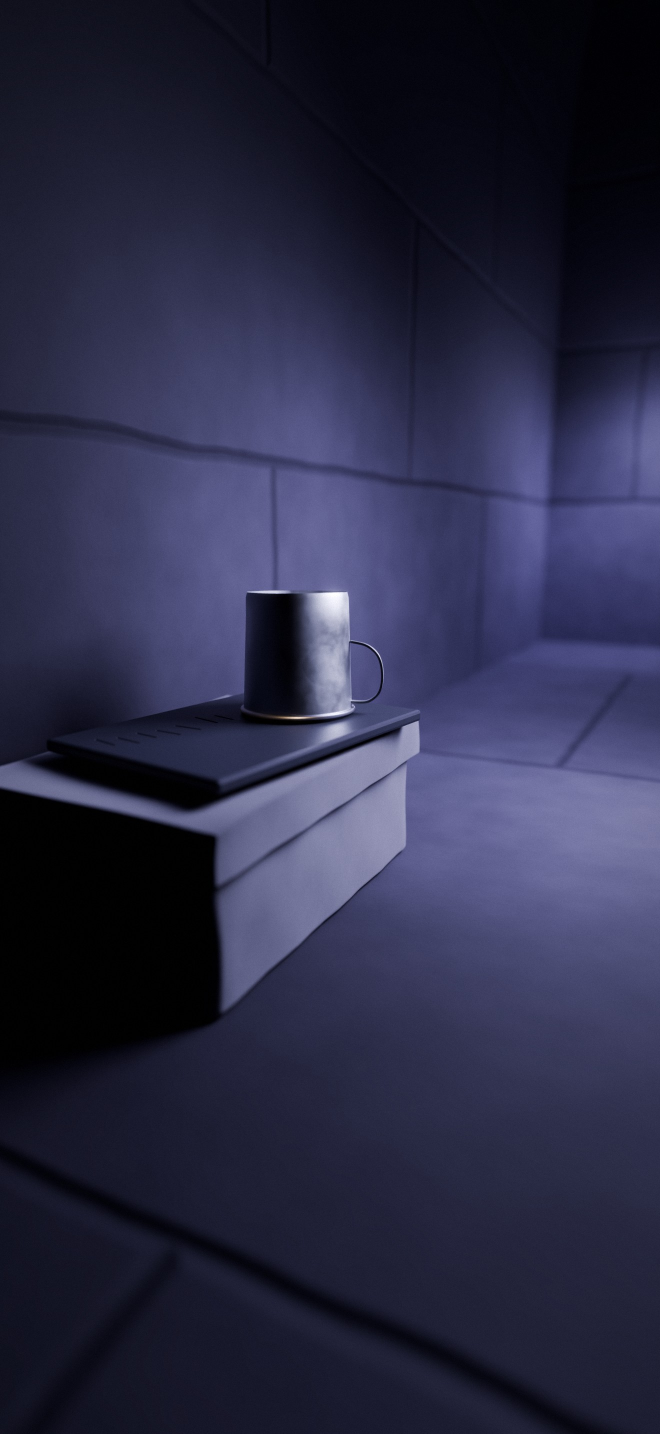
#> input picture app/paint/blender/img/pt-pl-w2-box-by-the-cot.jpg, 1320 x 2868 px (shown at 1/2 size)
$ python -i finish.py   (imports and definitions only)
#> lines starting #> are read from the running program, lines starting #| are printed output that depends on the picture
#!/usr/bin/env python3
"""A shared finishing pass for baked paintings (experiment): bring a flat kit bake toward the approved
Lamp Hall's hand without moving anything, so every look-at stays where it is and reads the same.

    python3 paint/tools/finish.py <out-dir> <bake.webp> ...   (needs pillow, numpy, scipy)

Writes <out-dir>/<id>.webp (+ .jpg to look at) and copies <id>.json beside it for check.mjs.
Steps: a tone curve that lifts the brightest values toward the hall's (the look-at stays the brightest),
a split grade (violet shadows, a little gold in the lights, as the hall), a painterly smoothing
(Kuwahara) that turns flat CG gradients into strokes, a highlight glow, a soft paper/brush texture,
grain and a vignette. Every step keeps the order of values, so nothing new becomes the brightest thing.
"""
import json, os, shutil, sys
import numpy as np
from PIL import Image
from scipy.ndimage import uniform_filter, gaussian_filter

HALL_P50, HALL_TOP = 36., 196.     # the hall's median and near-top luminance (pt-b-1.A)


def kuwahara(a, r):
    """Edge-keeping painterly smoothing: each pixel takes the calmest of four quadrant means."""
    k = r + 1
    L = a @ [.299, .587, .114]
    m = np.stack([uniform_filter(a[..., c], k) for c in range(3)], -1)
    m2 = uniform_filter(L * L, k)
    mL = uniform_filter(L, k)
    var = m2 - mL * mL
    h = r // 2 + (r % 2)
    shifts = [(-h, -h), (-h, h), (h, -h), (h, h)]
    best = None; out = np.zeros_like(a)
    for dy, dx in shifts:
        v = np.roll(var, (dy, dx), (0, 1)); mm = np.roll(m, (dy, dx), (0, 1))
        if best is None:
            best = v; out[:] = mm
        else:
            sel = v < best
            best = np.where(sel, v, best); out[sel] = mm[sel]
    return out


def finish(src, out_dir):
#> called with out_dir = 'out.png'
    ident = os.path.splitext(os.path.basename(src))[0]
    a = np.asarray(Image.open(src).convert('RGB')).astype(np.float32)
    H, W, _ = a.shape
#> H = 2868; W = 1320
    rng = np.random.default_rng(7)
    top_n = int(H * .22)
#> top_n = 630
    words0 = float((a[:top_n] @ [.299, .587, .114]).mean())   # the words band's darkness before, to keep
#> words0 = 19.59

    # 1. tone: gentle S-curve and a lift of the top toward the hall's, anchored at the median
    L = a @ [.299, .587, .114] + 1e-3
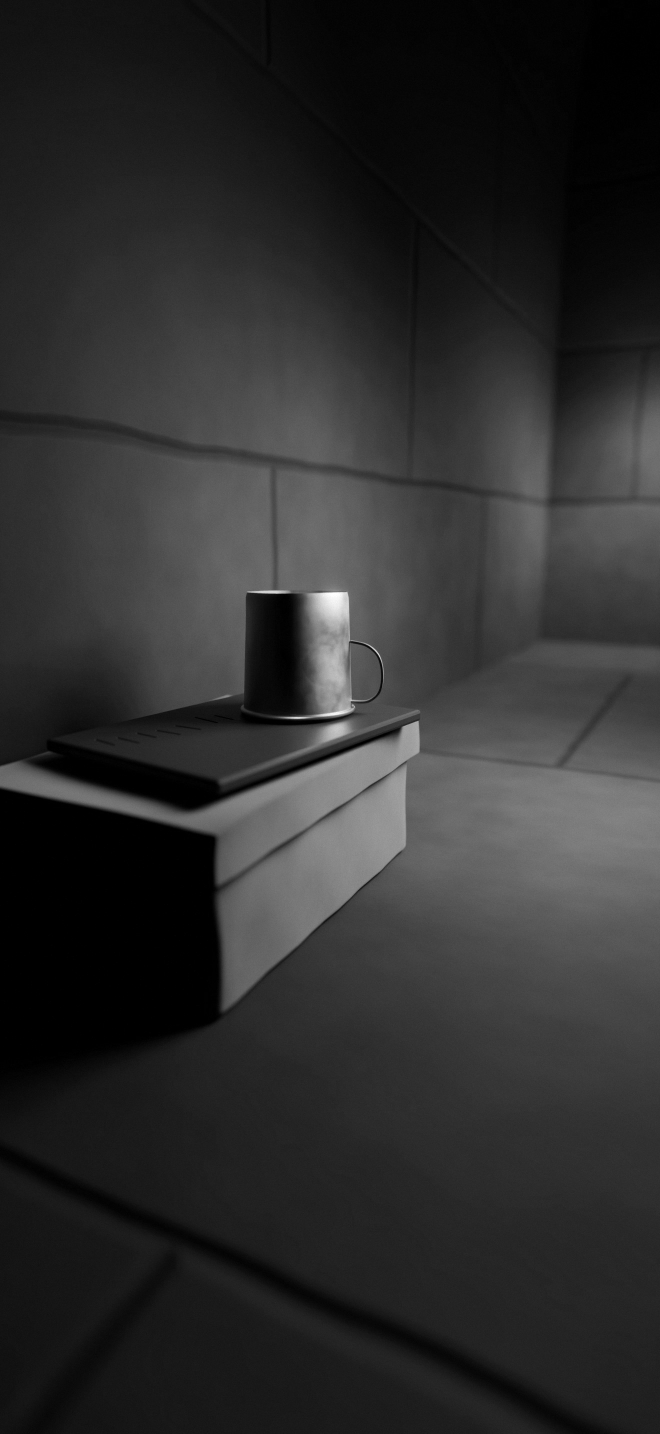
#> L: shape (2868, 1320) float64 (shown at 1/2 size); min 0.001, max 255, mean 46.3; drawn with min black and max white
    p50, top = np.percentile(L, 50), np.percentile(L, 99.9)
#> p50 = 39.1; top = 193.3
    x = L / 255.
    gamma = np.log(HALL_P50 / 255.) / np.log(max(p50, 4) / 255.)
#> gamma = 1.04
    gamma = float(np.clip(gamma, .85, 1.15))
    lift = float(np.clip((HALL_TOP / max(top, 20)) , 1., 1.35))
#> lift = 1.01
    y = x ** gamma
    y = y * (1 + (lift - 1) * np.clip((x - np.percentile(x, 60)) / max(1e-3, np.percentile(x, 99.95) - np.percentile(x, 60)), 0, 1) ** 1.5)
    a *= (y * 255. / (L))[..., None]

    # 2. split grade: violet shadows, a touch of gold where it is already lit
    L = a @ [.299, .587, .114] / 255.
    lights = np.clip((L - .25) / .5, 0, 1)[..., None]
    shadows = (1 - np.clip(L / .3, 0, 1))[..., None]
    a = a * (1 - .10 * lights) + lights * .10 * a * np.array([1.25, 1.05, .70])
    a = a * (1 - .08 * shadows) + shadows * .08 * a * np.array([1.05, .90, 1.15])

    # 3. painterly strokes: Kuwahara, blended so fine marks survive
    s = max(3, round(W / 330))
#> s = 4
    p = kuwahara(a, s)
#> after the loop in kuwahara, `for dy, dx in shifts:`:
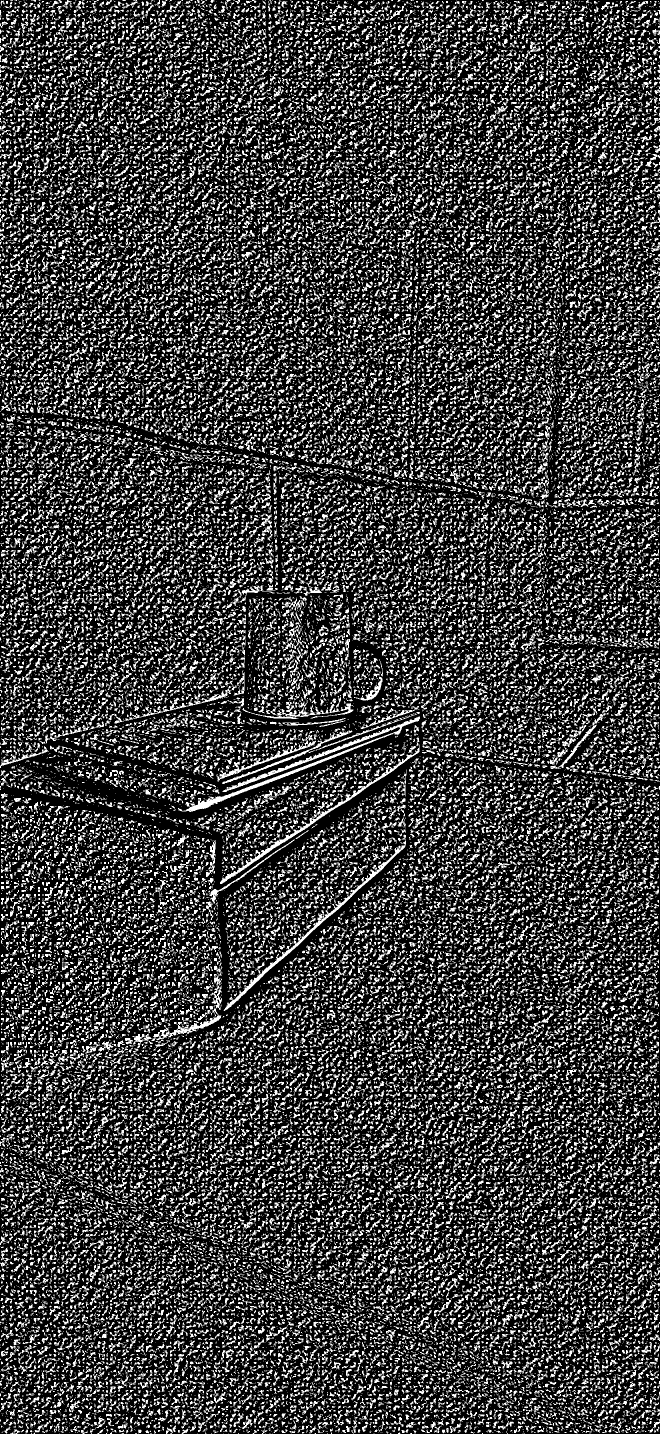
#> sel: shape (2868, 1320) bool (shown at 1/2 size); 24.9% white in thin lines or dots
    a = .55 * p + .45 * a

    # 4. glow from the brightest parts (the look-at is already the brightest, so it gains most)
    L = a @ [.299, .587, .114]
    hi = np.clip((L - np.percentile(L, 97)) / 60., 0, 1)[..., None] * a
    glow = np.stack([gaussian_filter(hi[..., c], W / 60) for c in range(3)], -1)
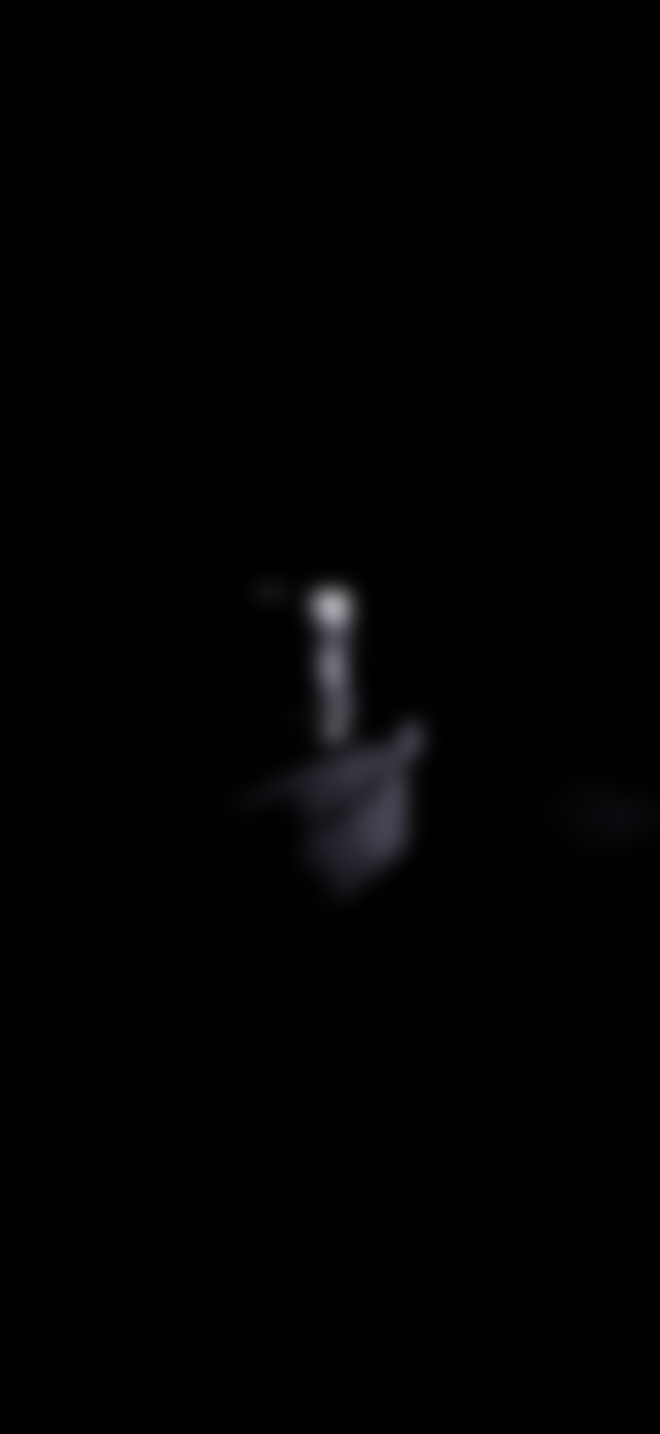
#> glow: shape (2868, 1320, 3) float64 (shown at 1/2 size); mean R, G, B 1.4, 1.4, 1.6
    a += .30 * glow
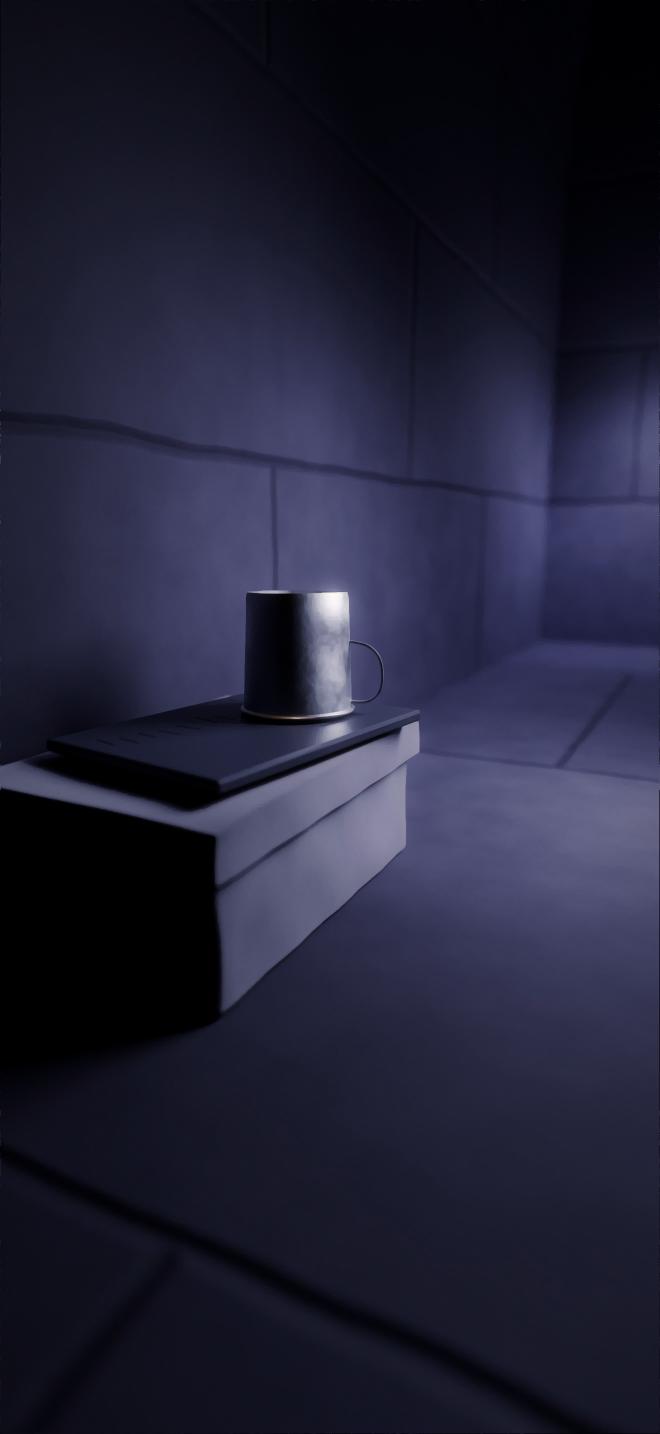
#> a: shape (2868, 1320, 3) float64 (shown at 1/2 size); mean R, G, B 40.8, 41.4, 65.6; drawn with min black and max white

    # 5. brush/paper texture: soft stretched noise that modulates value by a few percent
    n = gaussian_filter(rng.standard_normal((H, W)).astype(np.float32), (W / 400, W / 140))
    n2 = gaussian_filter(rng.standard_normal((H, W)).astype(np.float32), W / 700)
    t = n / (n.std() + 1e-6) * .035 + n2 / (n2.std() + 1e-6) * .02
    yy, xx = np.mgrid[0:H, 0:W].astype(np.float32)
    v = yy / H   # texture and grain only between the words band (top 22%) and the button band (lower third)
    band = np.clip((v - .22) / .06, 0, 1) * np.clip((.66 - v) / .06, 0, 1)
    a *= (1 + t * band)[..., None]
    a *= (1 - .12 * np.clip((.22 - v) / .22, 0, 1))[..., None]   # keep the words band dark

    # 6. vignette and grain
    d = np.sqrt(((xx / W - .5) / .75) ** 2 + ((yy / H - .5) / 1.) ** 2)
    a *= (1 - .28 * np.clip(d - .25, 0, 1) ** 1.4)[..., None]
    a += rng.normal(0, 1.6, (H, W, 1)).astype(np.float32) * band[..., None]

    words1 = float((a[:top_n] @ [.299, .587, .114]).mean())
#> words1 = 16.15
    if words1 > words0:   # never lighter behind the words than the bake was, fading out over the band's edge
        k = words0 / words1
        ramp = np.clip((top_n * 1.25 - np.arange(H)) / (top_n * .25), 0, 1).astype(np.float32)
        a *= (1 - (1 - k) * ramp)[:, None, None]

    img = Image.fromarray(np.clip(a, 0, 255).astype(np.uint8))
    os.makedirs(out_dir, exist_ok=True)
    img.save(f'{out_dir}/{ident}.webp', quality=86)
    img.save(f'{out_dir}/{ident}.jpg', quality=88)
    j = src[:-5] + '.json'
    if os.path.exists(j):
        meta = json.load(open(j))
        shutil.copy(j, f'{out_dir}/{ident}.json')
    print(ident, 'done')


# [4 lines not run here, left out]

>>> result = finish('../blender/img/pt-pl-w2-box-by-the-cot.jpg', 'out.png')
